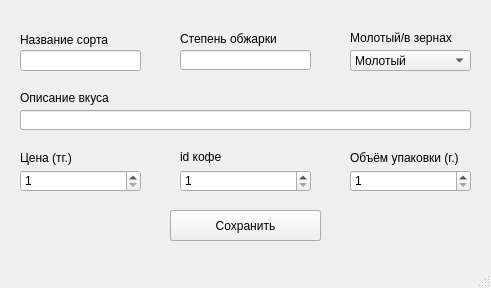
<?xml version="1.0" encoding="UTF-8"?>
<ui version="4.0">
 <class>MainWindow</class>
 <widget class="QMainWindow" name="MainWindow">
  <property name="geometry">
   <rect>
    <x>0</x>
    <y>0</y>
    <width>491</width>
    <height>288</height>
   </rect>
  </property>
  <property name="windowTitle">
   <string>MainWindow</string>
  </property>
  <widget class="QWidget" name="centralwidget">
   <widget class="QLineEdit" name="lineEdit">
    <property name="geometry">
     <rect>
      <x>20</x>
      <y>50</y>
      <width>121</width>
      <height>21</height>
     </rect>
    </property>
   </widget>
   <widget class="QLabel" name="label">
    <property name="geometry">
     <rect>
      <x>20</x>
      <y>30</y>
      <width>121</width>
      <height>20</height>
     </rect>
    </property>
    <property name="text">
     <string>Название сорта</string>
    </property>
   </widget>
   <widget class="QLabel" name="label_2">
    <property name="geometry">
     <rect>
      <x>180</x>
      <y>31</y>
      <width>121</width>
      <height>16</height>
     </rect>
    </property>
    <property name="text">
     <string>Степень обжарки</string>
    </property>
   </widget>
   <widget class="QLineEdit" name="lineEdit_2">
    <property name="geometry">
     <rect>
      <x>180</x>
      <y>50</y>
      <width>131</width>
      <height>20</height>
     </rect>
    </property>
   </widget>
   <widget class="QComboBox" name="comboBox">
    <property name="geometry">
     <rect>
      <x>350</x>
      <y>50</y>
      <width>121</width>
      <height>21</height>
     </rect>
    </property>
    <item>
     <property name="text">
      <string>Молотый</string>
     </property>
    </item>
    <item>
     <property name="text">
      <string>В зернах</string>
     </property>
    </item>
   </widget>
   <widget class="QLabel" name="label_3">
    <property name="geometry">
     <rect>
      <x>350</x>
      <y>30</y>
      <width>121</width>
      <height>16</height>
     </rect>
    </property>
    <property name="text">
     <string>Молотый/в зернах</string>
    </property>
   </widget>
   <widget class="QLineEdit" name="lineEdit_3">
    <property name="geometry">
     <rect>
      <x>20</x>
      <y>110</y>
      <width>451</width>
      <height>20</height>
     </rect>
    </property>
   </widget>
   <widget class="QLabel" name="label_4">
    <property name="geometry">
     <rect>
      <x>20</x>
      <y>90</y>
      <width>161</width>
      <height>16</height>
     </rect>
    </property>
    <property name="text">
     <string>Описание вкуса</string>
    </property>
   </widget>
   <widget class="QSpinBox" name="spinBox">
    <property name="geometry">
     <rect>
      <x>20</x>
      <y>170</y>
      <width>121</width>
      <height>22</height>
     </rect>
    </property>
    <property name="minimum">
     <number>1</number>
    </property>
    <property name="maximum">
     <number>1000000</number>
    </property>
   </widget>
   <widget class="QLabel" name="label_5">
    <property name="geometry">
     <rect>
      <x>20</x>
      <y>150</y>
      <width>121</width>
      <height>16</height>
     </rect>
    </property>
    <property name="text">
     <string>Цена (тг.)</string>
    </property>
   </widget>
   <widget class="QSpinBox" name="spinBox_2">
    <property name="geometry">
     <rect>
      <x>350</x>
      <y>170</y>
      <width>121</width>
      <height>22</height>
     </rect>
    </property>
    <property name="minimum">
     <number>1</number>
    </property>
    <property name="maximum">
     <number>1000000</number>
    </property>
   </widget>
   <widget class="QLabel" name="label_6">
    <property name="geometry">
     <rect>
      <x>350</x>
      <y>150</y>
      <width>121</width>
      <height>16</height>
     </rect>
    </property>
    <property name="text">
     <string>Объём упаковки (г.)</string>
    </property>
   </widget>
   <widget class="QLabel" name="label_7">
    <property name="geometry">
     <rect>
      <x>180</x>
      <y>150</y>
      <width>47</width>
      <height>13</height>
     </rect>
    </property>
    <property name="text">
     <string>id кофе</string>
    </property>
   </widget>
   <widget class="QSpinBox" name="spinBox_3">
    <property name="geometry">
     <rect>
      <x>180</x>
      <y>170</y>
      <width>131</width>
      <height>22</height>
     </rect>
    </property>
    <property name="minimum">
     <number>1</number>
    </property>
    <property name="maximum">
     <number>10000</number>
    </property>
   </widget>
   <widget class="QPushButton" name="pushButton">
    <property name="geometry">
     <rect>
      <x>170</x>
      <y>210</y>
      <width>151</width>
      <height>31</height>
     </rect>
    </property>
    <property name="text">
     <string>Сохранить</string>
    </property>
   </widget>
   <widget class="QPushButton" name="pushButton_2">
    <property name="geometry">
     <rect>
      <x>170</x>
      <y>210</y>
      <width>151</width>
      <height>31</height>
     </rect>
    </property>
    <property name="text">
     <string>Сохранить</string>
    </property>
   </widget>
  </widget>
  <widget class="QMenuBar" name="menubar">
   <property name="geometry">
    <rect>
     <x>0</x>
     <y>0</y>
     <width>491</width>
     <height>21</height>
    </rect>
   </property>
  </widget>
  <widget class="QStatusBar" name="statusbar"/>
 </widget>
 <resources/>
 <connections/>
</ui>
